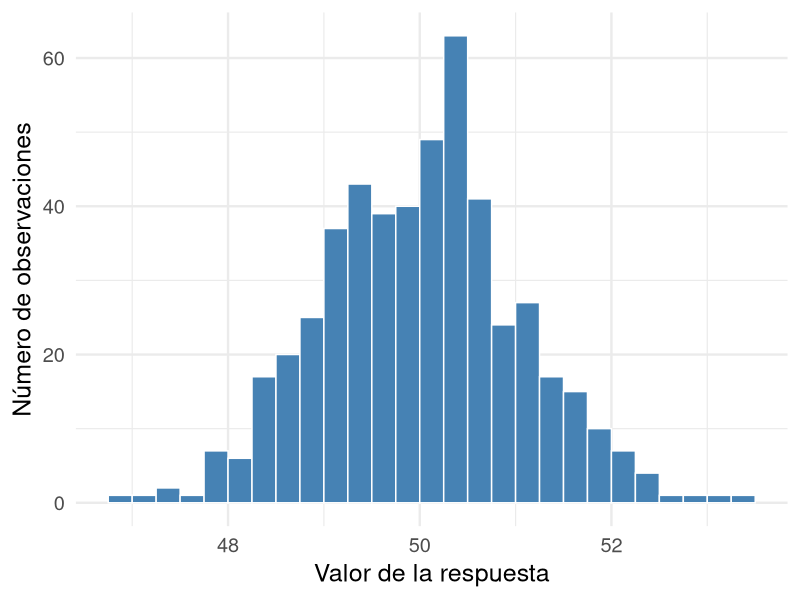
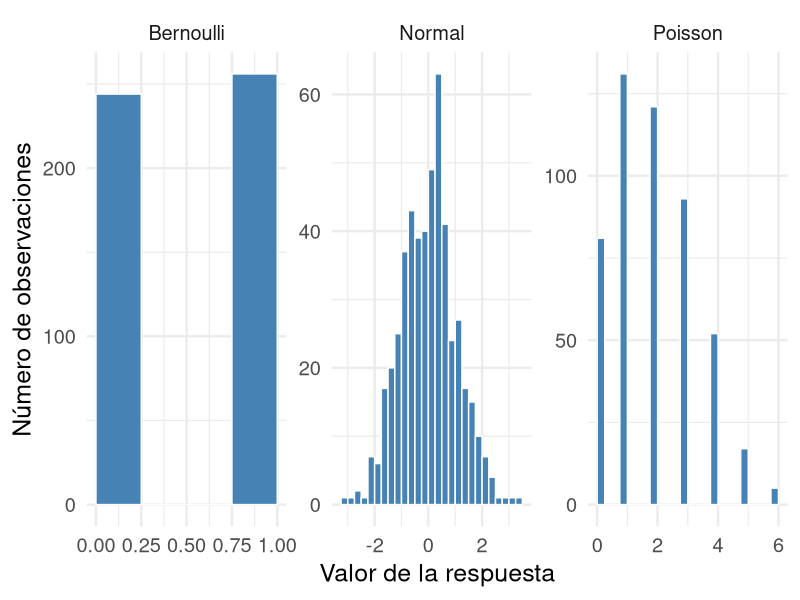
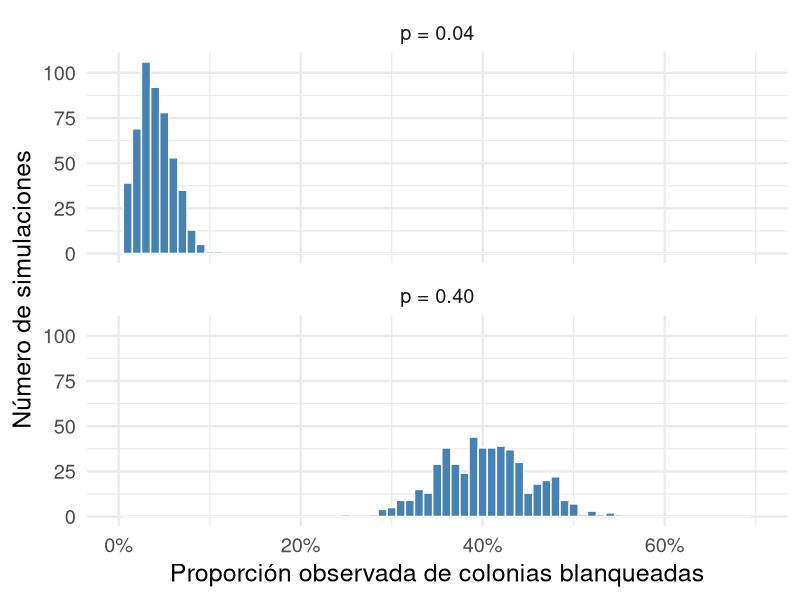
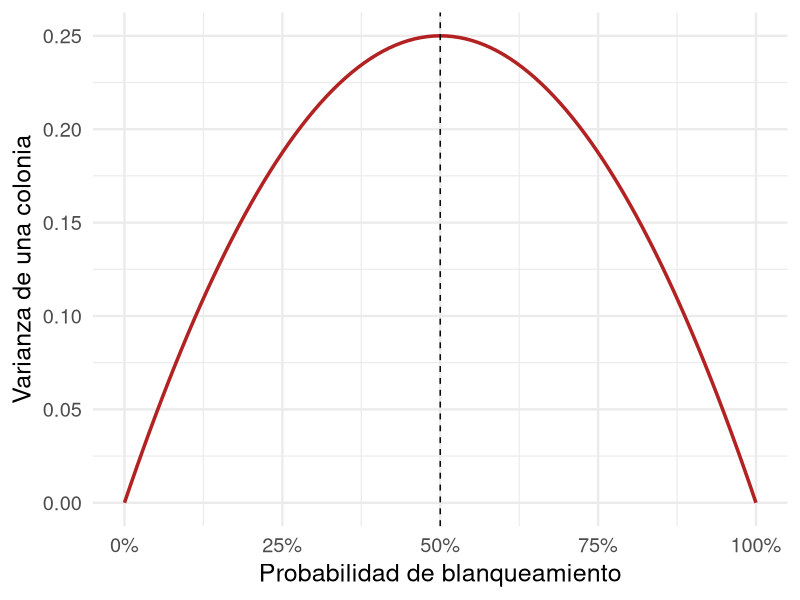
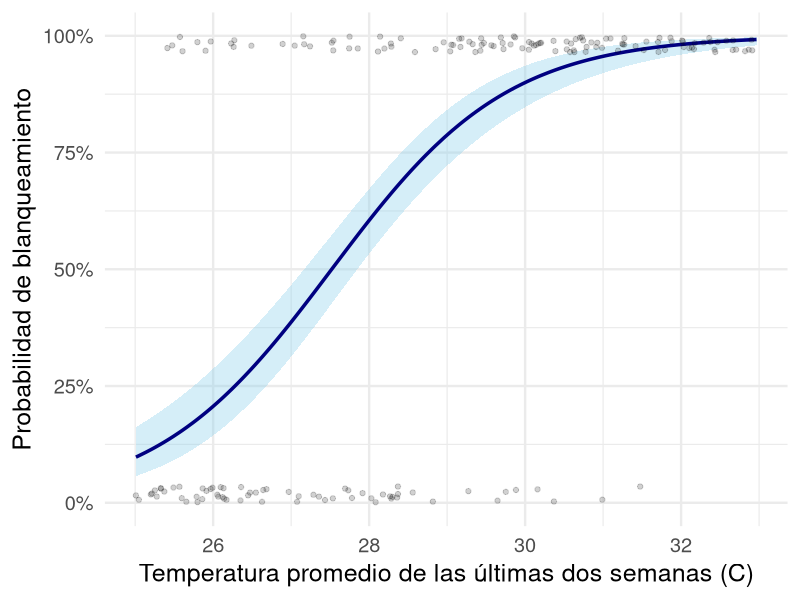

Reproduce these figures in R, in order.
## ---- chunk 1
library(ggplot2)

theme_set(theme_minimal(base_size = 18))

set.seed(2026)
n_corales <- 360
corales <- data.frame(
  temperatura = runif(n_corales, min = 25, max = 33)
)
corales$prob_blanqueado <- plogis(-22 + 0.8 * corales$temperatura)
corales$blanqueado <- rbinom(
  n_corales,
  size = 1,
  prob = corales$prob_blanqueado
)

modelo_binomial <- glm(
  blanqueado ~ temperatura,
  family = binomial(link = "logit"),
  data = corales
)

datos_distribuciones <- rbind(
  data.frame(valor = rnorm(500, mean = 0, sd = 1), distribucion = "Normal"),
  data.frame(
    valor = rbinom(500, size = 1, prob = 0.5),
    distribucion = "Bernoulli"
  ),
  data.frame(valor = rpois(500, lambda = 2), distribucion = "Poisson")
)
## ---- chunk 2
#| echo: false

datos_distribuciones |>
  dplyr::filter(distribucion == "Normal") |>
  ggplot() +
  aes(x = valor + 50) +
  geom_histogram(
    binwidth = 0.25,
    boundary = 0,
    fill = "steelblue",
    color = "white"
  ) +
  labs(x = "Valor de la respuesta", y = "Número de observaciones")
## ---- chunk 3
ggplot(datos_distribuciones, aes(x = valor)) +
  geom_histogram(
    binwidth = 0.25,
    boundary = 0,
    fill = "steelblue",
    color = "white"
  ) +
  facet_wrap(~distribucion, scales = "free") +
  labs(x = "Valor de la respuesta", y = "Número de observaciones")
## ---- chunk 4
set.seed(2026)
n_simulaciones <- 500
n_colonias_muestra <- 100

simulaciones_proporcion <- rbind(
  data.frame(
    proporcion = replicate(
      n_simulaciones,
      mean(rbinom(n_colonias_muestra, size = 1, prob = 0.40))
    ),
    probabilidad = "p = 0.40"
  ),
  data.frame(
    proporcion = replicate(
      n_simulaciones,
      mean(rbinom(n_colonias_muestra, size = 1, prob = 0.04))
    ),
    probabilidad = "p = 0.04"
  )
)

ggplot(simulaciones_proporcion, aes(x = proporcion)) +
  geom_histogram(binwidth = 0.01, fill = "steelblue", color = "white") +
  facet_wrap(~probabilidad, ncol = 1) +
  scale_x_continuous(limits = c(0, 0.7), labels = scales::label_percent()) +
  labs(
    x = "Proporción observada de colonias blanqueadas",
    y = "Número de simulaciones"
  )
## ---- chunk 5
probs <- seq(0, 1, length.out = 101)
varianza_bernoulli <- data.frame(
  probabilidad = probs,
  varianza = probs * (1 - probs)
)

ggplot(varianza_bernoulli, aes(x = probabilidad, y = varianza)) +
  geom_line(linewidth = 1.2, color = "firebrick") +
  geom_vline(xintercept = 0.5, linetype = "dashed") +
  scale_x_continuous(labels = scales::label_percent()) +
  labs(
    x = "Probabilidad de blanqueamiento",
    y = "Varianza de una colonia"
  )
## ---- chunk 6
head(corales[, c("temperatura", "blanqueado")])
## ---- chunk 7
modelo_binomial <- glm(
  blanqueado ~ temperatura,
  family = binomial(link = "logit"),
  data = corales
)

summary(modelo_binomial)
## ---- chunk 8
predictor_30 <- predict(
  modelo_binomial,
  newdata = data.frame(temperatura = 30)
)

plogis(predictor_30)
## ---- chunk 9
predicciones_temperatura <- ggeffects::predict_response(
  modelo_binomial,
  terms = "temperatura [26, 28, 30, 32]"
)

predicciones_tabla <- data.frame(
  temperatura = predicciones_temperatura$x,
  probabilidad = scales::percent(
    predicciones_temperatura$predicted,
    accuracy = 0.1
  ),
  `IC 95%` = paste0(
    scales::percent(predicciones_temperatura$conf.low, accuracy = 0.1),
    " a ",
    scales::percent(predicciones_temperatura$conf.high, accuracy = 0.1)
  )
)

knitr::kable(predicciones_tabla)
## ---- chunk 10
predicciones_curva <- ggeffects::predict_response(
  modelo_binomial,
  terms = "temperatura [all]"
)

ggplot(predicciones_curva, aes(x = x, y = predicted)) +
  geom_ribbon(
    aes(ymin = conf.low, ymax = conf.high),
    fill = "skyblue",
    alpha = 0.35
  ) +
  geom_line(linewidth = 1.2, color = "navy") +
  geom_jitter(
    data = corales,
    aes(x = temperatura, y = blanqueado),
    inherit.aes = FALSE,
    width = 0,
    height = 0.035,
    alpha = 0.18
  ) +
  scale_y_continuous(limits = c(0, 1), labels = scales::label_percent()) +
  labs(
    x = "Temperatura promedio de las últimas dos semanas (C)",
    y = "Probabilidad de blanqueamiento"
  )
